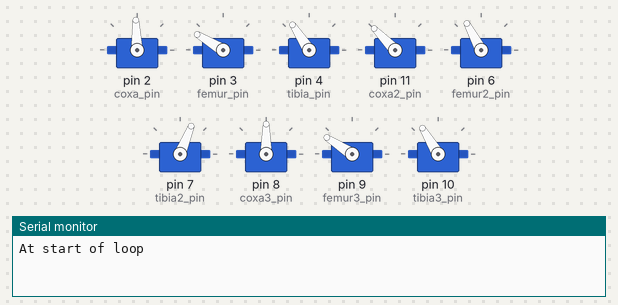
Bench run of a sketch on a simulated Arduino Uno, built with avr-gcc and run on an emulated ATmega328P. Shown: 9 × servo, the last lines printed to the serial monitor.

Above: at 0.15 s.
At 0.75 s:
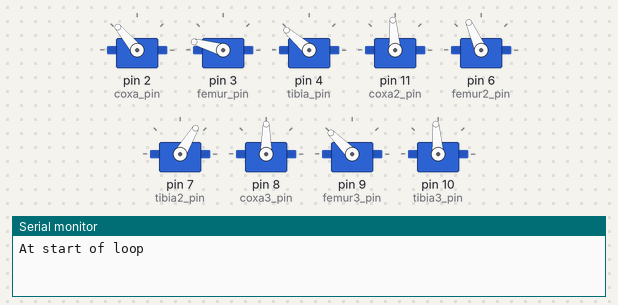
At 21.48 s:
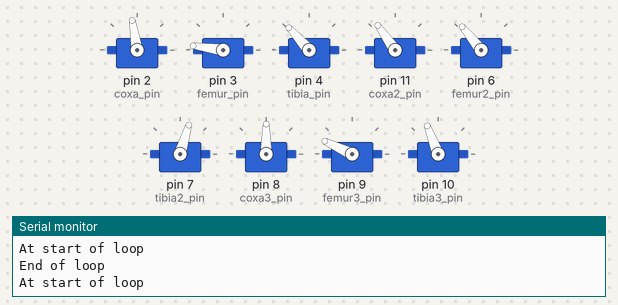
At 22.1 s:
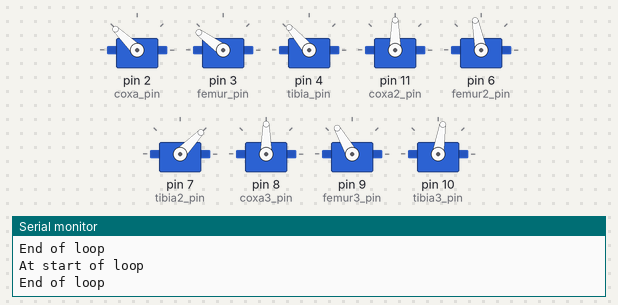
Timing chart, 0 to 23.6 s (numbered marks = the images above):
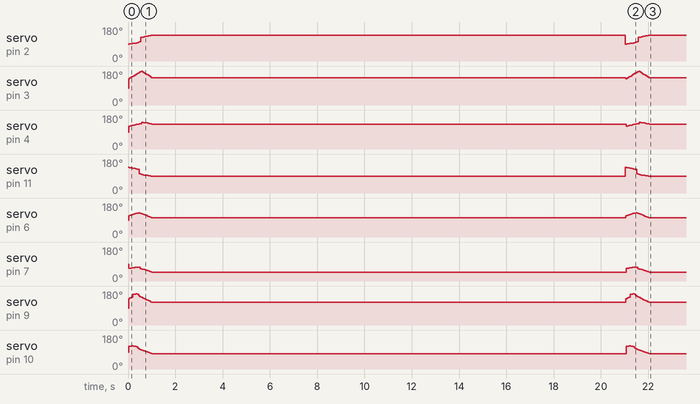

The sketch:

3_GAITS.ino
```cpp
//master code
#include <Wire.h>
#include <Servo.h>


Servo coxa;
Servo femur;
Servo tibia;

Servo coxa2;
Servo femur2;
Servo tibia2;

Servo coxa3;
Servo femur3;
Servo tibia3;

const int coxa_pin=2;
const int femur_pin=3;
const int tibia_pin =4;

const int coxa2_pin=11;
const int femur2_pin=6;
const int tibia2_pin=7;

const int coxa3_pin=8;
const int femur3_pin=9;
const int tibia3_pin=10;
   //variable to store the servo position

double alpha,beta,gamma,alpha2,beta2,gamma2;

const double Angles[21][3] = {{45.0, 140.02, 120.8}, {44.49, 144.5, 123.15}, {43.94, 149.06, 125.37}, {43.35, 153.71, 127.46}, {42.71, 158.42, 129.4}, {42.01, 163.2, 131.21}, {41.22, 168.02, 132.87}, {40.31, 172.89, 134.4}, {39.21, 177.84, 135.81}, {27.4, 179.26, 141.22}, {26.33, 174.61, 140.6}, {25.38, 169.71, 139.66}, {24.51, 164.67, 138.44}, {23.71, 159.54, 136.96}, {22.96, 154.41, 135.25}, {22.26, 149.31, 133.33}, {21.59, 144.28, 131.23}};
const double Angles2[21][3]={{45.0, 140.02, 120.8}, {45.0, 143.85, 121.82}, {45.0, 147.56, 122.59}, {45.0, 162.49, 121.72}, {45.0, 164.3, 120.27}, {45.0, 165.32, 117.99}, {45.0, 162.99, 111.76}, {45.0, 155.41, 105.17}, {45.0, 150.83, 102.15}, {45.0, 146.71, 99.57}, {45.0, 142.82, 97.14}, {45.0, 139.04, 94.74}, {45.0, 135.33, 92.31}, {45.0, 131.65, 89.82}, {45.0, 128.0, 87.23}, {45.0, 124.37, 84.53}, {45.0, 120.72, 81.71}};
const double Angles3[21][3]={{21.59, 112.87, 67.05}, {22.26, 115.66, 68.63}, {22.96, 118.33, 69.99}, {23.71, 120.89, 71.13}, {24.51, 123.33, 72.03}, {25.38, 125.64, 72.71}, {26.33, 127.8, 73.14}, {27.4, 129.79, 73.29}, {39.21, 126.34, 64.81}, {40.31, 123.46, 63.05}, {41.22, 120.57, 61.23}, {42.01, 117.61, 59.28}, {42.71, 114.6, 57.15}, {43.35, 111.49, 54.83}, {43.94, 108.26, 52.27}, {44.49, 104.91, 49.43}, {45.0, 101.39, 46.26}};
void setup(){
  Serial.begin(9600);
  Wire.begin();
  coxa.attach(coxa_pin);
  femur.attach(femur_pin);
  tibia.attach(tibia_pin);

  coxa2.attach(coxa2_pin);
  femur2.attach(femur2_pin);
  tibia2.attach(tibia2_pin);

  coxa3.attach(coxa3_pin);
  femur3.attach(femur3_pin);
  tibia3.attach(tibia3_pin);
}
void loop() {
  Serial.println("At start of loop");
  for(int i=0;i<17;i=i+1){
    // alpha=Angles[i][0];
    // beta=Angles[i][1];
    // gamma=Angles[i][2];

    // alpha2=Angles2[i][0];
    // beta2=Angles2[i][1];
    // gamma2=Angles2[i][2];

    coxa.write(180-2*(Angles[i][0]));
    coxa2.write(180-2*(Angles3[i][0]));
    coxa3.write(180-2*(Angles2[i][0]));
    delay(20);

    femur.write(Angles[i][1]);
    femur2.write(Angles3[i][1]);
    femur3.write(Angles2[i][1]);
    delay(20);

    tibia.write(Angles[i][2]);
    tibia2.write(Angles3[i][2]);
    tibia3.write(Angles2[i][2]);
    delay(20);


  }
  Serial.println("End of loop");
  Wire.beginTransmission(8);
  Wire.write(1);
  delay(20000);
  Wire.endTransmission();

  Wire.beginTransmission(8);
  Wire.write(0);
  Wire.endTransmission();
}
```
